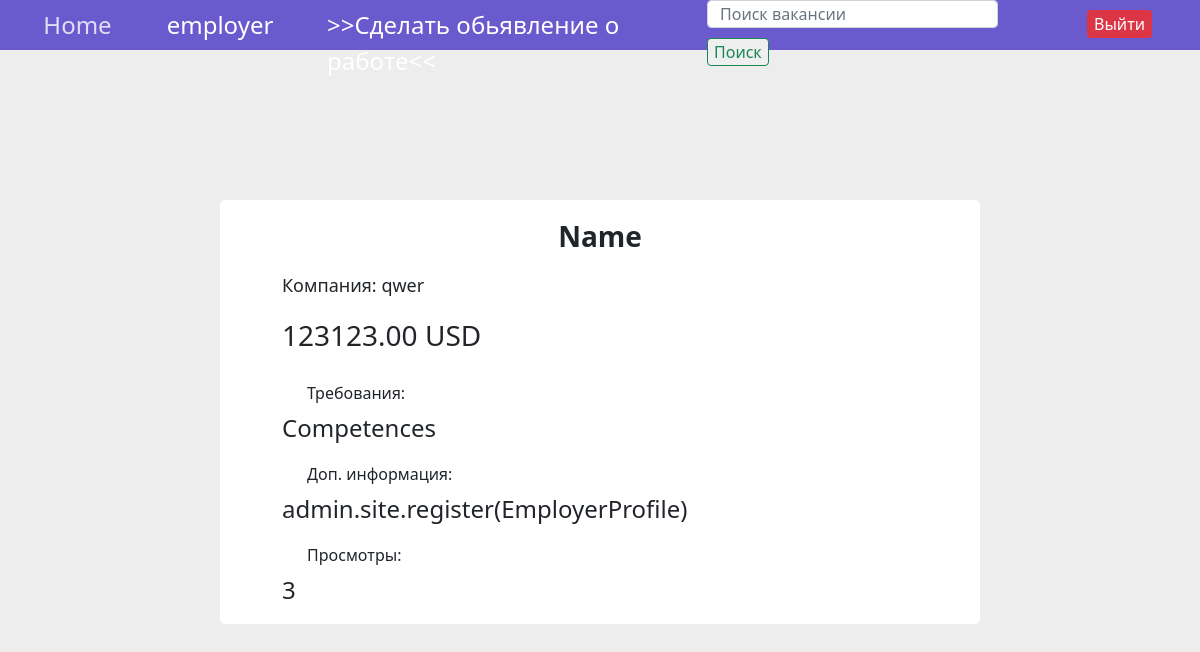
The page /vacancy/2/ (signed in) on the database its author committed.
### workfair/models.py (models this page shows, shortened)
class Vacancy(models.Model):
	name = models.CharField(max_length = 64)
	competences = models.CharField(max_length = 32)
	salary = models.DecimalField(decimal_places = 2, max_digits = 10)
	description = models.TextField(null = True)
	company = models.ForeignKey(EmployerProfile, on_delete = models.CASCADE)
	featured = models.BooleanField(default = False)
	viewsAmount = models.IntegerField(default = 0)

class EmployerProfile(models.Model):
	name = models.CharField(max_length = 64)
	description = models.TextField()
	username = models.OneToOneField(settings.AUTH_USER_MODEL, on_delete = models.CASCADE)

### workfair/views.py (the view)
# urls.py: path('vacancy/<int:id>/', views.dynamicVacancyView, name = 'vacancy'),
@login_required(login_url = 'login')
def dynamicVacancyView(request, id):
	obj = get_object_or_404(Vacancy, id = id)
	obj.viewsAmount += 1
	obj.save()
	context = {
		'obj' : obj
	}
	return render(request, "vacancy.html", context)

### workfair/templatetags/auth_extras.py (called while the page is built)
@register.filter(name = 'hasGroup')
def hasGroup(user, groupName):
	return user.groups.filter(name = groupName).exists()

### templates/vacancy.html (shortened to what this page needs)
{% extends 'base.html' %}
{% block content %}
<div class="container">
	<div class="row justify-content-center">
		<div class="col-8 vacancy-bc">
			<p class="p-name"><strong>{{ obj.name }}</strong></p>
			<p class="p-comp">Компания: {{ obj.company.name }}</p>
			<p class="p-price">{{ obj.salary }} USD</p>
			<p class="p-desc">Требования:</p>
			<p class="p-cont">{{ obj.competences }}</p>
			<p class="p-desc">Доп. информация:</p>
			<p class="p-cont">{{ obj.description }}</p>
			<p class="p-desc">Просмотры:</p>
			<p class="p-cont">{{ obj.viewsAmount }}</p>
		</div>
	</div>
</div>
{% endblock %}

### templates/base.html (shortened to what this page needs)
{% load auth_extras %}
<html>
<head>
	<link href="https://cdn.jsdelivr.net/npm/bootstrap@5.0.0-beta1/dist/css/bootstrap.min.css" rel="stylesheet">
</head>
<body>
	<div id="header">
		<div class="container">
			<div class="row justify-content-center">
				<div class="col-1 header-bc">
					<div class="profile-name home">
						<a href="{% url 'home' %}"> Home </a>
					</div>
				</div>
				<div class="col-2 header-bc">
					{% if user.is_authenticated %}
					<div class="profile-name">
						<a href="{% url 'profile' %}"> {{ user.username }} </a>
					</div>
					{% endif %}
				</div>
				<div class="col-4 header-bc">
				{% if user.is_authenticated %}
					<div class="profile-name vacancy-header">
						{% if request.user|hasGroup:"Employers" %}
						<a href="{% url 'addvacancy'%}">>>Сделать обьявление о работе<<</a>
						{% else %}
						<a href="{% url 'vacancyList'%}">>>>Смотреть вакансии<<<</a>
						{% endif %}
					</div>
				{% endif %}
				</div>
				{% if user.is_authenticated %}
				<div class="col-4 header-bc">
					<form class="form-inline search-form" action="{% url 'vacancyList' %}">
						<input class="form-control" type="search" placeholder="Поиск вакансии" aria-label="Поиск вакансии" name = "search">
						<button class="btn-outline-success" type="submit">Поиск</button>
					</form>
				</div>
				{% endif %}
				<div class="col-1 header-bc">
					{% if user.is_authenticated %}
						<form action="{% url 'logout' %}" method="post">
							<button class="logout btn-danger" type="Submit">Выйти</button>
						</form>
					{% else %}
						<form action="{% url 'login'%}">
							<button class="logout btn-success" type="Submit">Войти</button>
						</form>
					{% endif %}
				</div>
			</div>
		</div>
	</div>
{% block content %}{% endblock %}
</body>
</html>

### templates/base.html (style rules this page uses)
#header { height: 50px; background-color: #6A5ACD; }
body { background-color: #ededed; }
.profile-name { text-align: center; font-size: 24px; margin-top: 7px; }
.profile-name a { text-decoration: none; color: white; }
.vacancy-header { text-align: left; }
.home a { color: rgba(255, 255, 255, 0.8); }
.logout { margin-top: 10px; margin-bottom: 15px; border-radius: .25rem; border: 1px solid transparent; }
.search-form input { width: calc(100% - 65px); display: inline; height: 28px; }
.search-form button { margin-top: 10px; margin-bottom: 15px; border-radius: .25rem; border: 1px solid transparent; border-color: #198754; }

### rows shown on the page
Vacancy: name "Name", company.name "qwer", salary "123123.00", competences "Competences", description "admin.site.register(EmployerProfile)", viewsAmount "3"

### other values the page prints
{{ user.username }} "employer"
